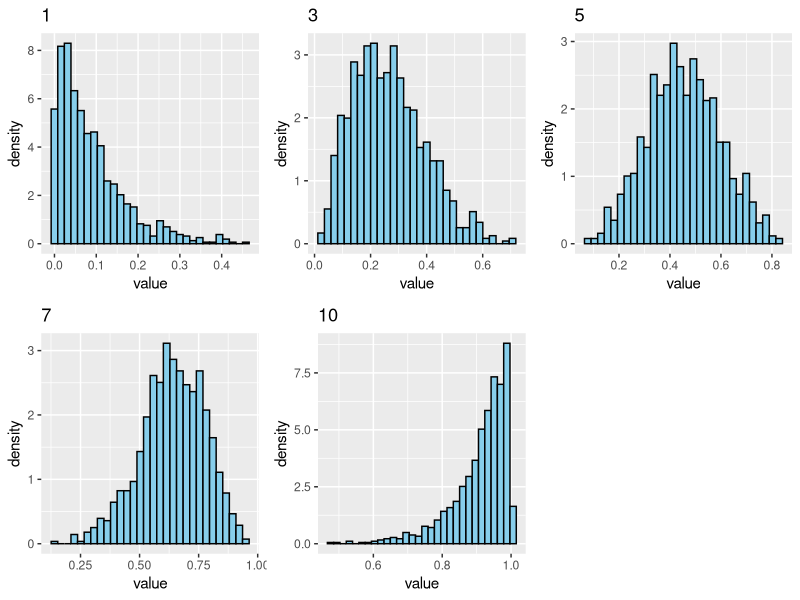
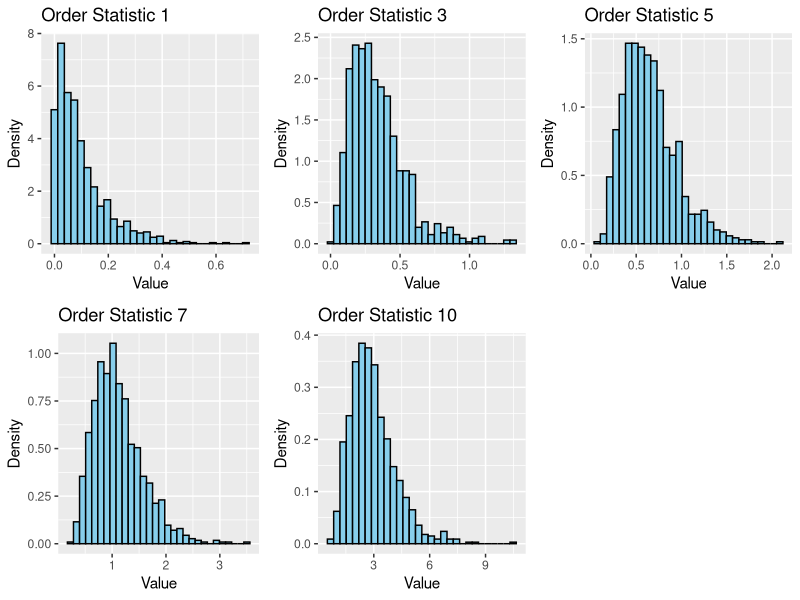
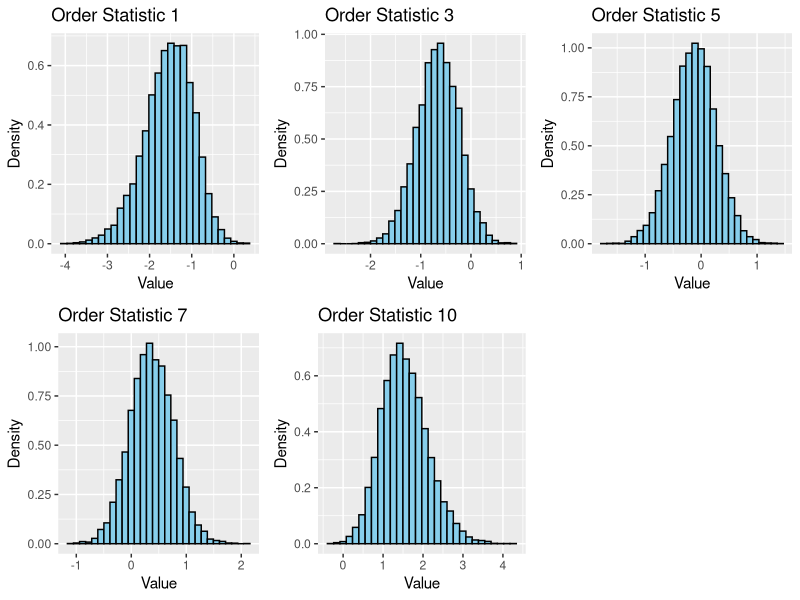

These figures' R source, in order: (Note: this script raises an error after producing the figures.)
## ---- chunk 1
knitr::opts_chunk$set(echo = TRUE,warning=FALSE,message = FALSE)
options(buildtools.check = function(action) TRUE)
library(dplyr)
library(knitr)
library(tidyverse)
library(stringr)
library(ggplot2)
library(gridExtra)
## ---- chunk 2
n_samples <- 1000
sample_size <- 10
order_statistics <- c(1, 3, 5, 7, 10)

set.seed(42)
samples <- matrix(runif(n_samples * sample_size), ncol = sample_size)
order_stats_samples <- apply(samples, 1, sort)[order_statistics, ]

plots <- list()
for (i in seq_along(order_statistics)) {
  data <- data.frame(OrderStat = order_stats_samples[i, ])
  p <- ggplot(data, aes(x = OrderStat)) +
    geom_histogram(aes(y = ..density..), bins = 30, fill = "skyblue", color = "black") +
    ggtitle(paste(order_statistics[i])) +
    xlab("value") +
    ylab("density")
  plots[[i]] <- p
}

grid.arrange(grobs = plots, ncol = 3)




## ---- chunk 3
n_samples <- 1000 
sample_size <- 10
order_statistics <- c(1, 3, 5, 7, 10)

set.seed(42)
# Using rexp() to generate samples from an exponential distribution
samples <- matrix(rexp(n_samples * sample_size, rate = 1), ncol = sample_size)
order_stats_samples <- apply(samples, 1, sort)[order_statistics, ]

plots <- list()
for (i in seq_along(order_statistics)) {
  data <- data.frame(OrderStat = order_stats_samples[i, ])
  p <- ggplot(data, aes(x = OrderStat)) +
    geom_histogram(aes(y = ..density..), bins = 30, fill = "skyblue", color = "black") +
    ggtitle(paste("Order Statistic", order_statistics[i])) +
    xlab("Value") +
    ylab("Density")
  plots[[i]] <- p
}

grid.arrange(grobs = plots, ncol = 3)


## ---- chunk 4
n_samples <- 10000 
sample_size <- 10
order_statistics <- c(1, 3, 5, 7, 10)

set.seed(42)
# Using rnorm() to generate samples from a normal distribution
samples <- matrix(rnorm(n_samples * sample_size, mean = 0, sd = 1), ncol = sample_size)
order_stats_samples <- apply(samples, 1, sort)[order_statistics, ]

plots <- list()
for (i in seq_along(order_statistics)) {
  data <- data.frame(OrderStat = order_stats_samples[i, ])
  p <- ggplot(data, aes(x = OrderStat)) +
    geom_histogram(aes(y = ..density..), bins = 30, fill = "skyblue", color = "black") +
    ggtitle(paste("Order Statistic", order_statistics[i])) +
    xlab("Value") +
    ylab("Density")
  plots[[i]] <- p
}

grid.arrange(grobs = plots, ncol = 3)

## ---- chunk 5
rotation_times <- c(
    21.80086, 23.74087, 24.6675, 22.1376, 21.4186,
    23.80423, 23.11184, 24.23174, 24.826, 21.44181,
    22.09314, 22.96205, 22.27362, 23.23669, 22.05037,
    21.8075, 22.5501, 24.55148, 23.21969, 24.36872,
    24.56083, 23.8828, 21.84536, 21.90287, 21.55993,
    22.91966, 22.74965, 24.86386, 21.56766, 24.81992,
    22.77892, 21.23745, 22.1006, 21.12459, 21.05793
)
radius_feet <- 1320
rotation_speed <-  2*pi*radius_feet /rotation_times

mean_rotation_speed <- mean(rotation_speed)
std_deviation <- sd(rotation_speed)

n <- length(rotation_speed)
df <- n - 1
t_critical <- qt(0.95, df)
margin_of_error <- t_critical * (std_deviation / sqrt(n))


ci_lower_speed <- speed_feet_per_hour - margin_of_error
ci_upper_speed <- speed_feet_per_hour + margin_of_error

cat("Mean Rotation Speed: ", mean_rotation_speed, "\n")
cat("Standard Deviation: ", std_deviation, "\n")
cat(" Confidence Interval Lower Bound: ", ci_lower_speed, "\n")
cat(" Confidence Interval Upper Bound: ", ci_upper_speed , "\n")
